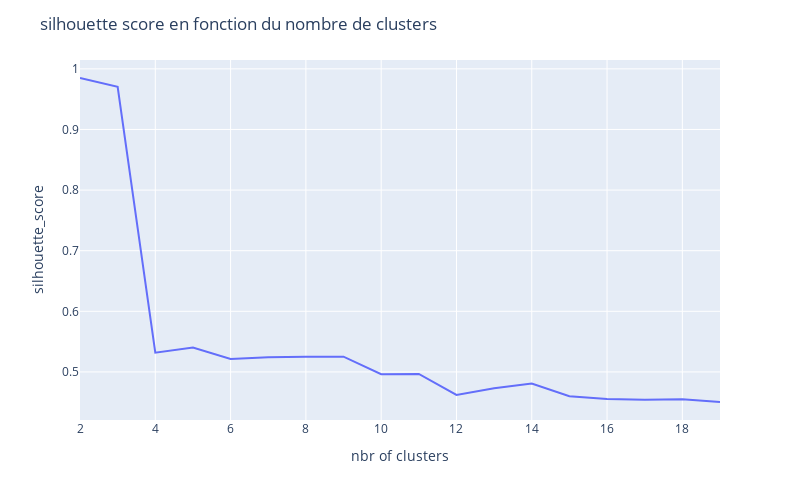

The cell this chart's notebook holds for it:
### Code cell
#silhouette score en fonction du nombre de clusters
fig2 = px.line( x = Nbr, y = silhouette, width = 800, height = 500 )
fig2.update_layout( title = 'silhouette score en fonction du nombre de clusters',
                   xaxis_title = 'nbr of clusters',
                    yaxis_title = 'silhouette_score' )

### Figure 1 — Plotly figure (JSON) as saved in the notebook; plotly's stock layout.template omitted (floating-point values rounded to 4 significant figures)
{"data": [{"hovertemplate": "x=%{x}<br>y=%{y}<extra></extra>", "legendgroup": "", "line": {"color": "#636efa", "dash": "solid"}, "marker": {"symbol": "circle"}, "mode": "lines", "name": "", "orientation": "v", "showlegend": false, "type": "scatter", "x": [2, 3, 4, 5, 6, 7, 8, 9, 10, 11, 12, 13, 14, 15, 16, 17, 18, 19], "xaxis": "x", "y": [0.9849, 0.9704, 0.5318, 0.5402, 0.5212, 0.5243, 0.5249, 0.5251, 0.4962, 0.4967, 0.462, 0.473, 0.4809, 0.46, 0.4553, 0.4542, 0.4551, 0.4504], "yaxis": "y"}], "layout": {"height": 500, "legend": {"tracegroupgap": 0}, "margin": {"t": 60}, "title": {"text": "silhouette score en fonction du nombre de clusters"}, "width": 800, "xaxis": {"anchor": "y", "domain": [0, 1], "title": {"text": "nbr of clusters"}}, "yaxis": {"anchor": "x", "domain": [0, 1], "title": {"text": "silhouette_score"}}}}
